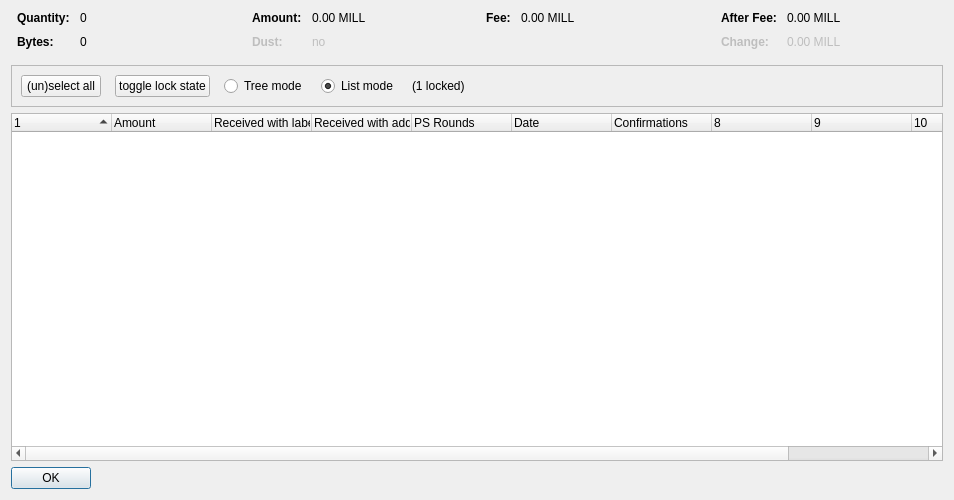
<?xml version="1.0" encoding="UTF-8"?>
<ui version="4.0">
 <class>CoinControlDialog</class>
 <widget class="QDialog" name="CoinControlDialog">
  <property name="geometry">
   <rect>
    <x>0</x>
    <y>0</y>
    <width>954</width>
    <height>500</height>
   </rect>
  </property>
  <property name="windowTitle">
   <string>Coin Selection</string>
  </property>
  <layout class="QVBoxLayout" name="verticalLayout">
   <item>
    <layout class="QHBoxLayout" name="horizontalLayoutTop" stretch="0,0,0,0">
     <property name="topMargin">
      <number>0</number>
     </property>
     <property name="bottomMargin">
      <number>10</number>
     </property>
     <item>
      <layout class="QFormLayout" name="formLayoutCoinControl1">
       <property name="horizontalSpacing">
        <number>10</number>
       </property>
       <property name="verticalSpacing">
        <number>10</number>
       </property>
       <property name="leftMargin">
        <number>6</number>
       </property>
       <property name="rightMargin">
        <number>6</number>
       </property>
       <item row="0" column="0">
        <widget class="QLabel" name="labelCoinControlQuantityText">
         <property name="font">
          <font>
           <weight>75</weight>
           <bold>true</bold>
          </font>
         </property>
         <property name="text">
          <string>Quantity:</string>
         </property>
        </widget>
       </item>
       <item row="0" column="1">
        <widget class="QLabel" name="labelCoinControlQuantity">
         <property name="cursor">
          <cursorShape>IBeamCursor</cursorShape>
         </property>
         <property name="contextMenuPolicy">
          <enum>Qt::ActionsContextMenu</enum>
         </property>
         <property name="text">
          <string notr="true">0</string>
         </property>
         <property name="textInteractionFlags">
          <set>Qt::LinksAccessibleByMouse|Qt::TextSelectableByKeyboard|Qt::TextSelectableByMouse</set>
         </property>
        </widget>
       </item>
       <item row="1" column="0">
        <widget class="QLabel" name="labelCoinControlBytesText">
         <property name="font">
          <font>
           <weight>75</weight>
           <bold>true</bold>
          </font>
         </property>
         <property name="text">
          <string>Bytes:</string>
         </property>
        </widget>
       </item>
       <item row="1" column="1">
        <widget class="QLabel" name="labelCoinControlBytes">
         <property name="cursor">
          <cursorShape>IBeamCursor</cursorShape>
         </property>
         <property name="contextMenuPolicy">
          <enum>Qt::ActionsContextMenu</enum>
         </property>
         <property name="text">
          <string notr="true">0</string>
         </property>
         <property name="textInteractionFlags">
          <set>Qt::LinksAccessibleByMouse|Qt::TextSelectableByKeyboard|Qt::TextSelectableByMouse</set>
         </property>
        </widget>
       </item>
      </layout>
     </item>
     <item>
      <layout class="QFormLayout" name="formLayoutCoinControl2">
       <property name="horizontalSpacing">
        <number>10</number>
       </property>
       <property name="verticalSpacing">
        <number>10</number>
       </property>
       <property name="leftMargin">
        <number>6</number>
       </property>
       <property name="rightMargin">
        <number>6</number>
       </property>
       <item row="0" column="0">
        <widget class="QLabel" name="labelCoinControlAmountText">
         <property name="font">
          <font>
           <weight>75</weight>
           <bold>true</bold>
          </font>
         </property>
         <property name="text">
          <string>Amount:</string>
         </property>
        </widget>
       </item>
       <item row="0" column="1">
        <widget class="QLabel" name="labelCoinControlAmount">
         <property name="cursor">
          <cursorShape>IBeamCursor</cursorShape>
         </property>
         <property name="contextMenuPolicy">
          <enum>Qt::ActionsContextMenu</enum>
         </property>
         <property name="text">
          <string notr="true">0.00 MILL</string>
         </property>
         <property name="textInteractionFlags">
          <set>Qt::LinksAccessibleByMouse|Qt::TextSelectableByKeyboard|Qt::TextSelectableByMouse</set>
         </property>
        </widget>
       </item>
       <item row="1" column="0">
        <widget class="QLabel" name="labelCoinControlLowOutputText">
         <property name="enabled">
          <bool>false</bool>
         </property>
         <property name="font">
          <font>
           <weight>75</weight>
           <bold>true</bold>
          </font>
         </property>
         <property name="text">
          <string>Dust:</string>
         </property>
        </widget>
       </item>
       <item row="1" column="1">
        <widget class="QLabel" name="labelCoinControlLowOutput">
         <property name="enabled">
          <bool>false</bool>
         </property>
         <property name="cursor">
          <cursorShape>IBeamCursor</cursorShape>
         </property>
         <property name="contextMenuPolicy">
          <enum>Qt::ActionsContextMenu</enum>
         </property>
         <property name="text">
          <string notr="true">no</string>
         </property>
         <property name="textInteractionFlags">
          <set>Qt::LinksAccessibleByMouse|Qt::TextSelectableByKeyboard|Qt::TextSelectableByMouse</set>
         </property>
        </widget>
       </item>
      </layout>
     </item>
     <item>
      <layout class="QFormLayout" name="formLayoutCoinControl3">
       <property name="horizontalSpacing">
        <number>10</number>
       </property>
       <property name="verticalSpacing">
        <number>10</number>
       </property>
       <property name="leftMargin">
        <number>6</number>
       </property>
       <property name="rightMargin">
        <number>6</number>
       </property>
       <item row="0" column="0">
        <widget class="QLabel" name="labelCoinControlFeeText">
         <property name="font">
          <font>
           <weight>75</weight>
           <bold>true</bold>
          </font>
         </property>
         <property name="text">
          <string>Fee:</string>
         </property>
        </widget>
       </item>
       <item row="0" column="1">
        <widget class="QLabel" name="labelCoinControlFee">
         <property name="cursor">
          <cursorShape>IBeamCursor</cursorShape>
         </property>
         <property name="contextMenuPolicy">
          <enum>Qt::ActionsContextMenu</enum>
         </property>
         <property name="text">
          <string notr="true">0.00 MILL</string>
         </property>
         <property name="textInteractionFlags">
          <set>Qt::LinksAccessibleByMouse|Qt::TextSelectableByKeyboard|Qt::TextSelectableByMouse</set>
         </property>
        </widget>
       </item>
      </layout>
     </item>
     <item>
      <layout class="QFormLayout" name="formLayoutCoinControl4">
       <property name="horizontalSpacing">
        <number>10</number>
       </property>
       <property name="verticalSpacing">
        <number>10</number>
       </property>
       <property name="leftMargin">
        <number>6</number>
       </property>
       <property name="rightMargin">
        <number>6</number>
       </property>
       <item row="0" column="0">
        <widget class="QLabel" name="labelCoinControlAfterFeeText">
         <property name="font">
          <font>
           <weight>75</weight>
           <bold>true</bold>
          </font>
         </property>
         <property name="text">
          <string>After Fee:</string>
         </property>
        </widget>
       </item>
       <item row="0" column="1">
        <widget class="QLabel" name="labelCoinControlAfterFee">
         <property name="cursor">
          <cursorShape>IBeamCursor</cursorShape>
         </property>
         <property name="contextMenuPolicy">
          <enum>Qt::ActionsContextMenu</enum>
         </property>
         <property name="text">
          <string notr="true">0.00 MILL</string>
         </property>
         <property name="textInteractionFlags">
          <set>Qt::LinksAccessibleByMouse|Qt::TextSelectableByKeyboard|Qt::TextSelectableByMouse</set>
         </property>
        </widget>
       </item>
       <item row="1" column="0">
        <widget class="QLabel" name="labelCoinControlChangeText">
         <property name="enabled">
          <bool>false</bool>
         </property>
         <property name="font">
          <font>
           <weight>75</weight>
           <bold>true</bold>
          </font>
         </property>
         <property name="text">
          <string>Change:</string>
         </property>
        </widget>
       </item>
       <item row="1" column="1">
        <widget class="QLabel" name="labelCoinControlChange">
         <property name="enabled">
          <bool>false</bool>
         </property>
         <property name="cursor">
          <cursorShape>IBeamCursor</cursorShape>
         </property>
         <property name="contextMenuPolicy">
          <enum>Qt::ActionsContextMenu</enum>
         </property>
         <property name="text">
          <string notr="true">0.00 MILL</string>
         </property>
         <property name="textInteractionFlags">
          <set>Qt::LinksAccessibleByMouse|Qt::TextSelectableByKeyboard|Qt::TextSelectableByMouse</set>
         </property>
        </widget>
       </item>
      </layout>
     </item>
    </layout>
   </item>
   <item>
    <widget class="QFrame" name="frame">
     <property name="minimumSize">
      <size>
       <width>0</width>
       <height>40</height>
      </size>
     </property>
     <property name="frameShape">
      <enum>QFrame::StyledPanel</enum>
     </property>
     <property name="frameShadow">
      <enum>QFrame::Sunken</enum>
     </property>
     <layout class="QHBoxLayout" name="horizontalLayout">
      <item>
       <layout class="QHBoxLayout" name="horizontalLayoutPanel" stretch="0,0,0,0,0,0">
        <property name="spacing">
         <number>14</number>
        </property>
        <item>
         <widget class="QPushButton" name="pushButtonSelectAll">
          <property name="sizePolicy">
           <sizepolicy hsizetype="Maximum" vsizetype="Fixed">
            <horstretch>0</horstretch>
            <verstretch>0</verstretch>
           </sizepolicy>
          </property>
          <property name="text">
           <string>(un)select all</string>
          </property>
          <property name="autoDefault">
           <bool>false</bool>
          </property>
         </widget>
        </item>
        <item>
         <widget class="QPushButton" name="pushButtonToggleLock">
          <property name="sizePolicy">
           <sizepolicy hsizetype="Maximum" vsizetype="Fixed">
            <horstretch>0</horstretch>
            <verstretch>0</verstretch>
           </sizepolicy>
          </property>
          <property name="text">
           <string>toggle lock state</string>
          </property>
          <property name="autoDefault">
           <bool>false</bool>
          </property>
         </widget>
        </item>
        <item>
         <widget class="QRadioButton" name="radioTreeMode">
          <property name="sizePolicy">
           <sizepolicy hsizetype="Maximum" vsizetype="Fixed">
            <horstretch>0</horstretch>
            <verstretch>0</verstretch>
           </sizepolicy>
          </property>
          <property name="text">
           <string>Tree mode</string>
          </property>
         </widget>
        </item>
        <item>
         <widget class="QRadioButton" name="radioListMode">
          <property name="sizePolicy">
           <sizepolicy hsizetype="Maximum" vsizetype="Fixed">
            <horstretch>0</horstretch>
            <verstretch>0</verstretch>
           </sizepolicy>
          </property>
          <property name="text">
           <string>List mode</string>
          </property>
          <property name="checked">
           <bool>true</bool>
          </property>
         </widget>
        </item>
        <item>
         <widget class="QLabel" name="labelLocked">
          <property name="text">
           <string>(1 locked)</string>
          </property>
         </widget>
        </item>
        <item>
         <spacer name="horizontalSpacer">
          <property name="orientation">
           <enum>Qt::Horizontal</enum>
          </property>
          <property name="sizeHint" stdset="0">
           <size>
            <width>40</width>
            <height>20</height>
           </size>
          </property>
         </spacer>
        </item>
       </layout>
      </item>
     </layout>
    </widget>
   </item>
   <item>
    <widget class="CoinControlTreeWidget" name="treeWidget">
     <property name="contextMenuPolicy">
      <enum>Qt::CustomContextMenu</enum>
     </property>
     <property name="sortingEnabled">
      <bool>false</bool>
     </property>
     <property name="columnCount">
      <number>11</number>
     </property>
     <attribute name="headerShowSortIndicator" stdset="0">
      <bool>true</bool>
     </attribute>
     <attribute name="headerStretchLastSection">
      <bool>false</bool>
     </attribute>
     <column>
      <property name="text">
       <string/>
      </property>
     </column>
     <column>
      <property name="text">
       <string>Amount</string>
      </property>
     </column>
     <column>
      <property name="text">
       <string>Received with label</string>
      </property>
     </column>
     <column>
      <property name="text">
       <string>Received with address</string>
      </property>
     </column>
     <column>
      <property name="text">
       <string>PS Rounds</string>
      </property>
     </column>
     <column>
      <property name="text">
       <string>Date</string>
      </property>
     </column>
     <column>
      <property name="text">
       <string>Confirmations</string>
      </property>
      <property name="toolTip">
       <string>Confirmed</string>
      </property>
     </column>
     <column>
      <property name="text">
       <string/>
      </property>
     </column>
     <column>
      <property name="text">
       <string/>
      </property>
     </column>
     <column>
      <property name="text">
       <string/>
      </property>
     </column>
     <column>
      <property name="text">
       <string/>
      </property>
     </column>
    </widget>
   </item>
   <item>
    <widget class="QDialogButtonBox" name="buttonBox">
     <property name="sizePolicy">
      <sizepolicy hsizetype="Maximum" vsizetype="Fixed">
       <horstretch>0</horstretch>
       <verstretch>0</verstretch>
      </sizepolicy>
     </property>
     <property name="orientation">
      <enum>Qt::Horizontal</enum>
     </property>
     <property name="standardButtons">
      <set>QDialogButtonBox::Ok</set>
     </property>
    </widget>
   </item>
  </layout>
 </widget>
 <customwidgets>
  <customwidget>
   <class>CoinControlTreeWidget</class>
   <extends>QTreeWidget</extends>
   <header>coincontroltreewidget.h</header>
  </customwidget>
 </customwidgets>
 <resources/>
 <connections/>
</ui>
